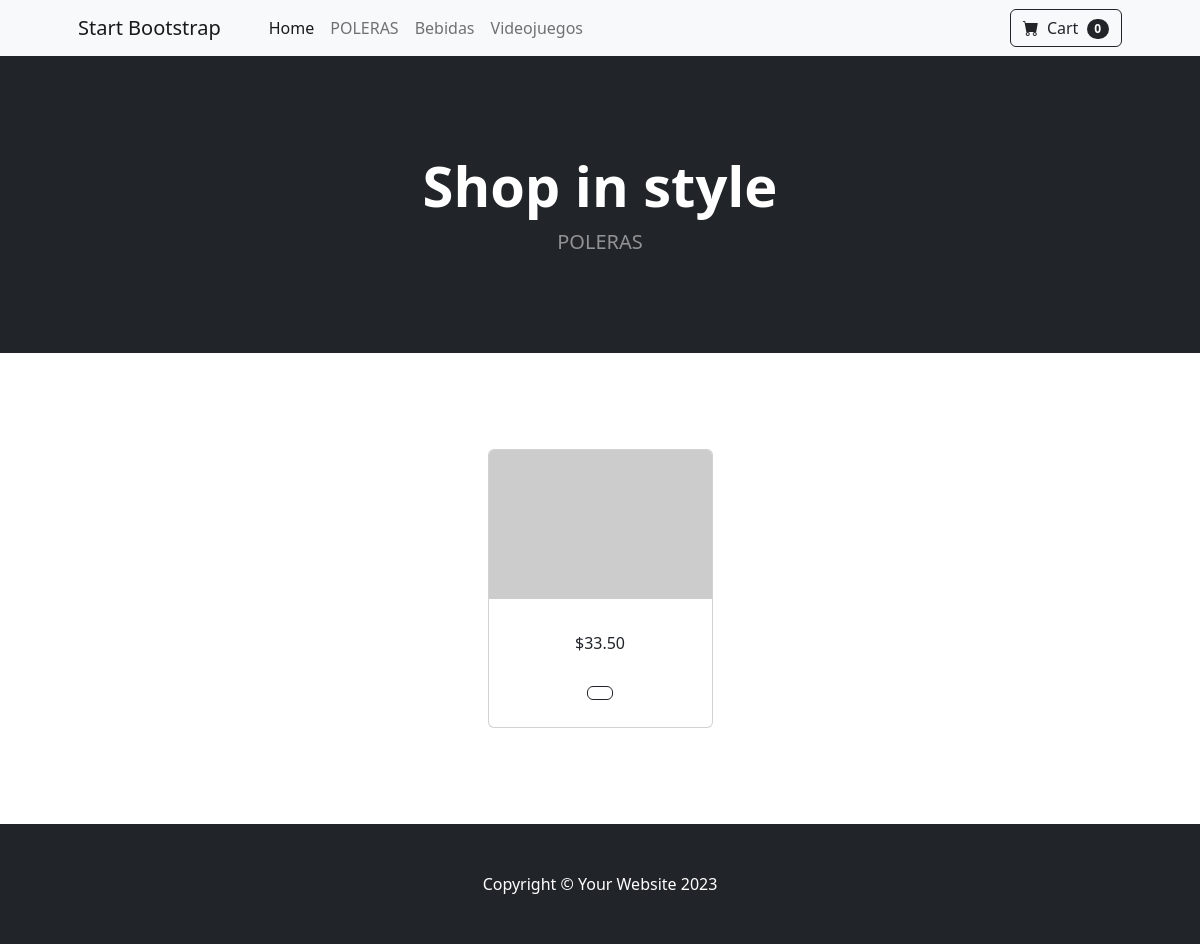
Screenshot of /categoria/2 with the database file from the repository.
### tienda/models.py (models this page shows, shortened)
class Categoria(models.Model):
    nombre = models.CharField(max_length=200)
    pub_date = models.DateTimeField(auto_now=True)

class Producto(models.Model):
    codigo = models.AutoField(primary_key=True)
    descripcion = models.TextField()
    precio = models.DecimalField(max_digits=6,decimal_places=2)
    categoriaid = models.ForeignKey(Categoria, on_delete=models.CASCADE)

### tienda/views.py (the view)
# urls.py: path('categoria/<int:categoria_id>',views.categoria,name='categoria')
def categoria(request,categoria_id):
    categoria = Categoria.objects.get(pk=categoria_id)
    lista_productos = categoria.producto_set.all()
    lista_categorias = Categoria.objects.all()
    context = {
        'productos':lista_productos,
        'categorias':lista_categorias,
        'categoria':categoria
    }
    return render(request,'index.html',context)

### tienda/templates/index.html (shortened to what this page needs)
{% extends 'layout.html' %}
{% block content %}
<div class="container px-4 px-lg-5 mt-5">
    <div class="row gx-4 gx-lg-5 row-cols-2 row-cols-md-3 row-cols-xl-4 justify-content-center">
        {% for prod in productos %}
        <div class="col mb-5">
            <div class="card h-100">
                <img class="card-img-top" src="https://dummyimage.com/450x300/dee2e6/6c757d.jpg" alt="..." />
                <div class="card-body p-4">
                    <div class="text-center">
                        ${{prod.precio}}
                    </div>
                </div>
                <div class="card-footer p-4 pt-0 border-top-0 bg-transparent">
                    <div class="text-center"><a class="btn btn-outline-dark mt-auto" href="#">{{prod.categoria.nombre}}</a></div>
                </div>
            </div>
        </div>
        {% endfor %}
    </div>
</div>
{% endblock %}

### tienda/templates/layout.html (shortened to what this page needs)
{% load static %}
<!DOCTYPE html>
<html lang="en">
    <head>
        <link href="https://cdn.jsdelivr.net/npm/bootstrap-icons@1.5.0/font/bootstrap-icons.css" rel="stylesheet" />
        <link href="{% static 'css/styles.css' %}" rel="stylesheet" />
    </head>
    <body>
        <nav class="navbar navbar-expand-lg navbar-light bg-light">
            <div class="container px-4 px-lg-5">
                <a class="navbar-brand" href="#!">Start Bootstrap</a>
                <div class="collapse navbar-collapse" id="navbarSupportedContent">
                    <ul class="navbar-nav me-auto mb-2 mb-lg-0 ms-lg-4">
                        <li class="nav-item"><a class="nav-link active" aria-current="page" href="#!">Home</a></li>
                        {% for cat in categorias %}
                        <li class="nav-item"><a class="nav-link" href="{% url 'tienda:categoria' cat.id %}">{{cat.nombre}}</a></li>
                        {% endfor %}
                    </ul>
                    <form class="d-flex">
                        <button class="btn btn-outline-dark" type="submit">
                            <i class="bi-cart-fill me-1"></i>
                            Cart
                            <span class="badge bg-dark text-white ms-1 rounded-pill">0</span>
                        </button>
                    </form>
                </div>
            </div>
        </nav>
        <header class="bg-dark py-5">
            <div class="container px-4 px-lg-5 my-5">
                <div class="text-center text-white">
                    <h1 class="display-4 fw-bolder">Shop in style</h1>
                    <p class="lead fw-normal text-white-50 mb-0">{{categoria.nombre}}</p>
                </div>
            </div>
        </header>
        <section class="py-5">
            {% block content %}{% endblock %}
        </section>
        <footer class="py-5 bg-dark">
            <div class="container"><p class="m-0 text-center text-white">Copyright &copy; Your Website 2023</p></div>
        </footer>
    </body>
</html>

### rows the page displays
Categoria: nombre "POLERAS"
Categoria: nombre "Bebidas"
Categoria: nombre "Videojuegos"
Producto: precio "33.50"
